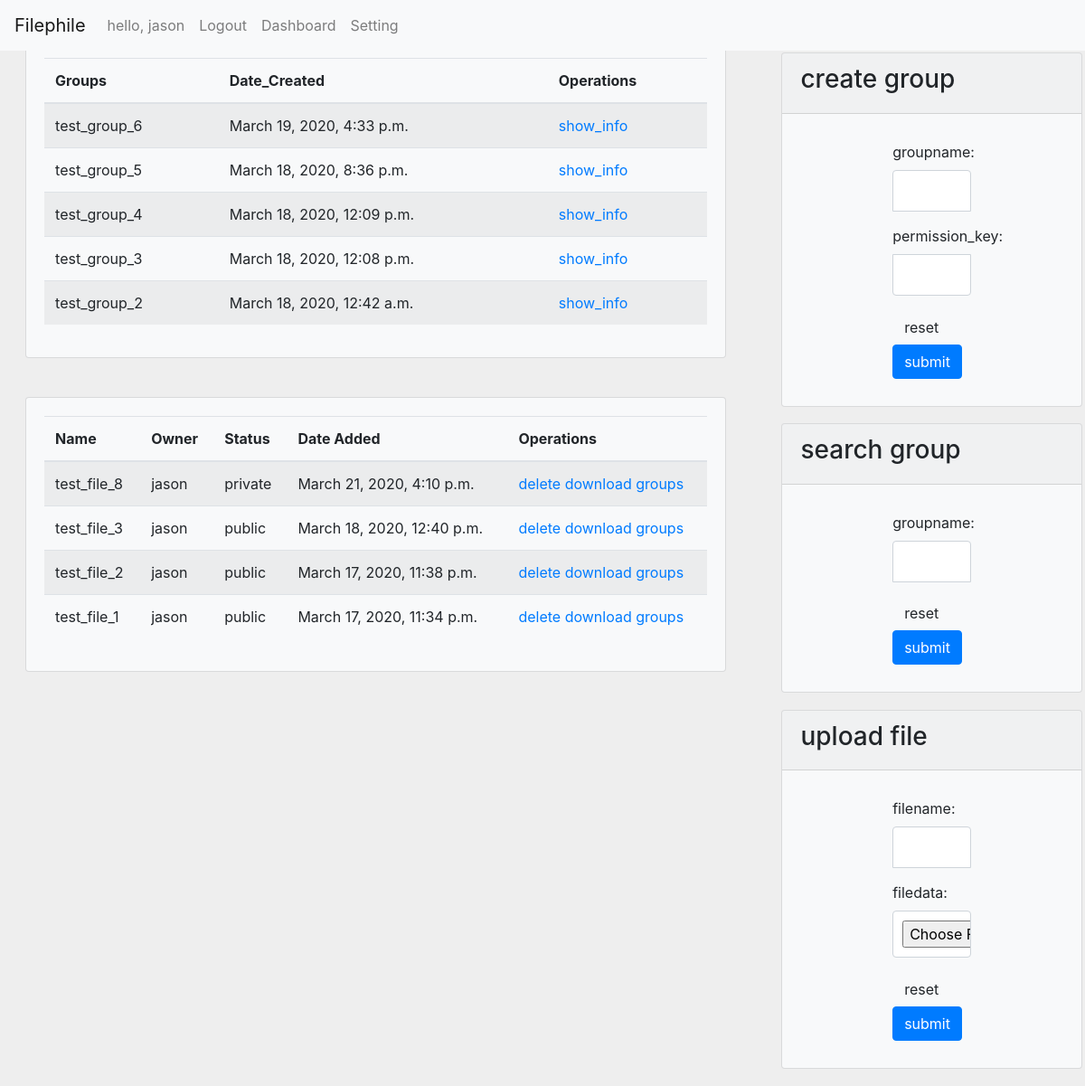
Page /dashboard/ (signed in) on the committed database.
### Filephile/models.py (models this page shows)
class User(models.Model):
    name = models.CharField(max_length=128,unique=True)
    password = models.CharField(max_length=256)
    email = models.EmailField(unique=True)
    c_time = models.DateTimeField(auto_now_add=True)
    groups = models.ManyToManyField(Group, blank=True)

class Group(models.Model):
    name = models.CharField(max_length=40, null=True,default="null")
    permission_key = models.CharField(max_length=256, blank=True, null=True)
    Date_Created = models.DateTimeField(auto_now_add=True)

class File(models.Model):
    name = models.CharField(max_length=40)
    data = models.FileField(upload_to='Filephile/static/files')
    Date_Added = models.DateTimeField(auto_now_add=True)
    owner = models.ForeignKey(User, on_delete=models.SET_NULL, blank=True, null=True)
    private = models.BooleanField(default=True)
    groups = models.ManyToManyField(Group, blank=True)

### Filephile/views.py (the view)
# urls.py: path('dashboard/', views.dashboard, name='dashboard'),
def dashboard(request):
    if not request.session.get('is_login',None):
        return redirect('/')
    user = models.User.objects.get(name=request.session['user_name'])
    groups = user.groups.all()
    files = user.file_set.all()
    upload_form = UploadFileForm()
    create_group_form = CreateGroupForm()
    search_group_form = SearchGroupForm()
    return render(request, "Filephile/dashboard.html", locals())

### Filephile/forms.py
class UploadFileForm(forms.Form):
    filename = forms.CharField(label="filename", max_length=50, widget=forms.TextInput(attrs={'class': 'form-control'}))
    filedata = forms.FileField(label="filedata", widget=forms.FileInput(attrs={'class': 'form-control'}))

class CreateGroupForm(forms.Form):
    groupname = forms.CharField(label="groupname", max_length=50, widget=forms.TextInput(attrs={'class': 'form-control'}))
    permission_key = forms.CharField(label="permission_key", max_length=50, widget=forms.PasswordInput(attrs={'class': 'form-control'}))

### Filephile/templates/Filephile/dashboard.html (shortened to what this page needs)
{% extends 'Filephile/base.html' %}
{% load static %}
{% block css %}
  <link rel="stylesheet" href="{% static 'CSS/dashboard.css' %}">
{% endblock %}
{% block content %}
  <div class="row">
    <div class="column1">
      <div class="card bg-light" style="margin:5% 5%">
        <div class="card-body">
          <div class="table-responsive">
            <table class="table table-striped">
              <thead>
                <tr>
                  <th>Groups</th>
                  <th>Date_Created</th>
                  <th>Operations</th>
                </tr>
              </thead>
              <tbody>
                {% for group in groups reversed %}
                  <tr>
                    <td>{{ group.name }}</td>
                    <td>{{ group.Date_Created }}</td>
                    <td>
                      <a href="{% url 'Filephile:group_info' group.id %}">show_info</a>
                    </td>
                  </tr>
                {% endfor %}
              </tbody>
            </table>
          </div>
        </div>
      </div>
      <div class="card bg-light" style="margin:5% 5%">
        <div class="card-body">
          <div class="table-responsive">
            <table class="table table-striped">
              <thead>
                <tr>
                  <th>Name</th>
                  <th>Owner</th>
                  <th>Status</th>
                  <th>Date Added</th>
                  <th>Operations</th>
                </tr>
              </thead>
              <tbody>
                {% for file in files reversed %}
                  <tr>
                    <td>{{ file.name }}</td>
                    <td>{{ file.owner.name }}</td>
                    {% if file.private %}
                      <td>private</td>
                    {% else %}
                      <td>public</td>
                    {% endif %}
                    <td>{{ file.Date_Added }}</td>
                    <td>
                      <a href="{% url 'Filephile:delete' file.id %}">delete</a>
                      <a href="{% url 'Filephile:download' file.data.url %}">download</a>
                      <a href="{% url 'Filephile:groups' file.id %}">groups</a>
                    </td>
                  </tr>
                {% endfor %}
              </tbody>
            </table>
          </div>
        </div>
      </div>
    </div>
    <div class="column2">
      <div class="card bg-light" style="margin:5% 5%">
        <div class="card-header">
          <h3>create group</h3>
        </div>
        <div class="card-body">
          <div class="container">
            <div class="col-md-4">
              <form class='form-dashboard' action="{% url 'Filephile:create_group' %}" method="post">
                <div class="form-group">
                  {{ create_group_form.groupname.label_tag }}
                  {{ create_group_form.groupname}}
                </div>
                <div class="form-group">
                  {{ create_group_form.permission_key.label_tag }}
                  {{ create_group_form.permission_key}}
                </div>
                <button type="reset" class="btn btn-default pull-left">reset</button>
                <button type="submit" class="btn btn-primary pull-left">submit</button>
              </form>
            </div>
          </div>
        </div>
      </div>
      <div class="card bg-light" style="margin:5% 5%">
        <div class="card-header">
          <h3>search group</h3>
        </div>
        <div class="card-body">
          <div class="container">
            <div class="col-md-4">
              <form class='form-dashboard' action="{% url 'Filephile:search_group' %}" method="post">
                <div class="form-group">
                  {{ search_group_form.groupname.label_tag }}
                  {{ search_group_form.groupname }}
                </div>
                <button type="reset" class="btn btn-default pull-left">reset</button>
                <button type="submit" class="btn btn-primary pull-left">submit</button>
              </form>
            </div>
          </div>
        </div>
      </div>
      <div class="card bg-light" style="margin:5% 5%">
        <div class="card-header">
          <h3>upload file</h3>
        </div>
        <div class="card-body">
          <div class="container">
            <div class="col-md-4">
              <form class='form-dashboard' action="{% url 'Filephile:upload' %}" method="post" enctype="multipart/form-data">
                <div class="form-group">
                  {{ upload_form.filename.label_tag }}
                  {{ upload_form.filename}}
                </div>
                <div class="form-group">
                  {{ upload_form.filedata.label_tag }}
                  {{ upload_form.filedata}}
                </div>
                <button type="reset" class="btn btn-default pull-left">reset</button>
                <button type="submit" class="btn btn-primary pull-left">submit</button>
              </form>
            </div>
          </div>
        </div>
      </div>
    </div>
  </div>
{% endblock %}

### Filephile/templates/Filephile/base.html (shortened to what this page needs)
{% load static %}
<!DOCTYPE html>
<html lang="en">
  <head>
    <link href="{% static 'bootstrap-4.4.1-dist/css/bootstrap.min.css' %}" rel="stylesheet">
    {% block css %}{% endblock %}
  </head>
  <body>
    <nav class="navbar fixed-top navbar-expand-lg navbar-light bg-light">
      <a class="navbar-brand" href="{% url 'Filephile:index' %}">Filephile</a>
      <div class="collapse navbar-collapse" id="navbarNavAltMarkup">
        <div class="navbar-nav">
          {% if request.session.is_login %}
            <a class="nav-item nav-link" href="{% url 'Filephile:index' %}">hello, {{ request.session.user_name }}</a>
            <a class="nav-item nav-link" href="{% url 'Filephile:logout' %}">Logout</a>
            <a class="nav-item nav-link" href="{% url 'Filephile:dashboard' %}">Dashboard</a>
            <a class="nav-item nav-link" href="{% url 'Filephile:setting' request.session.user_id %}">Setting</a>
          {% else %}
            <a class="nav-item nav-link" href="{% url 'Filephile:register' %}">Register</a>
            <a class="nav-item nav-link" href="{% url 'Filephile:login' %}">Login</a>
          {% endif %}
        </div>
      </div>
    </nav>
    {% block content %}{% endblock %}
  </body>
</html>

### Filephile/static/CSS/dashboard.css (style rules this page uses)
body { background-color: #eee; }
.column1 { float: left; width: 70%; }
.column2 { float: right; width: 30%; margin-top:40px; }
.row:after { content: ""; display: table; clear: both; }
.col-md-4 { margin: auto; padding: 10px 0; }
.form-dashboard { max-width: 330px; padding: 0px; margin: 0 auto; }
.form-dashboard .form-control { position: relative; height: auto; -webkit-box-sizing: border-box; -moz-box-sizing: border-box; box-sizing: border-box; padding: 10px; font-size: 16px; }
.form-dashboard input[type="text"] { margin-bottom: -1px; border-bottom-right-radius: 0; border-bottom-left-radius: 0; }
.form-dashboard input[type="password"] { margin-bottom: 10px; border-top-left-radius: 0; border-top-right-radius: 0; }

### rows in the picture
User: session.user_name "jason"
Group: name "test_group_6", Date_Created "March 19, 2020, 4:33 p.m."
Group: name "test_group_5", Date_Created "March 18, 2020, 8:36 p.m."
Group: name "test_group_4", Date_Created "March 18, 2020, 12:09 p.m."
Group: name "test_group_3", Date_Created "March 18, 2020, 12:08 p.m."
Group: name "test_group_2", Date_Created "March 18, 2020, 12:42 a.m."
File: name "test_file_8", owner.name "jason", private "private", Date_Added "March 21, 2020, 4:10 p.m."
File: name "test_file_3", owner.name "jason", private "public", Date_Added "March 18, 2020, 12:40 p.m."
File: name "test_file_2", owner.name "jason", private "public", Date_Added "March 17, 2020, 11:38 p.m."
File: name "test_file_1", owner.name "jason", private "public", Date_Added "March 17, 2020, 11:34 p.m."

### other values in the picture
{{ create_group_form.groupname.label_tag }} "groupname:"
{{ create_group_form.permission_key.label_tag }} "permission_key:"
{{ search_group_form.groupname.label_tag }} "groupname:"
{{ upload_form.filename.label_tag }} "filename:"
{{ upload_form.filedata.label_tag }} "filedata:"
